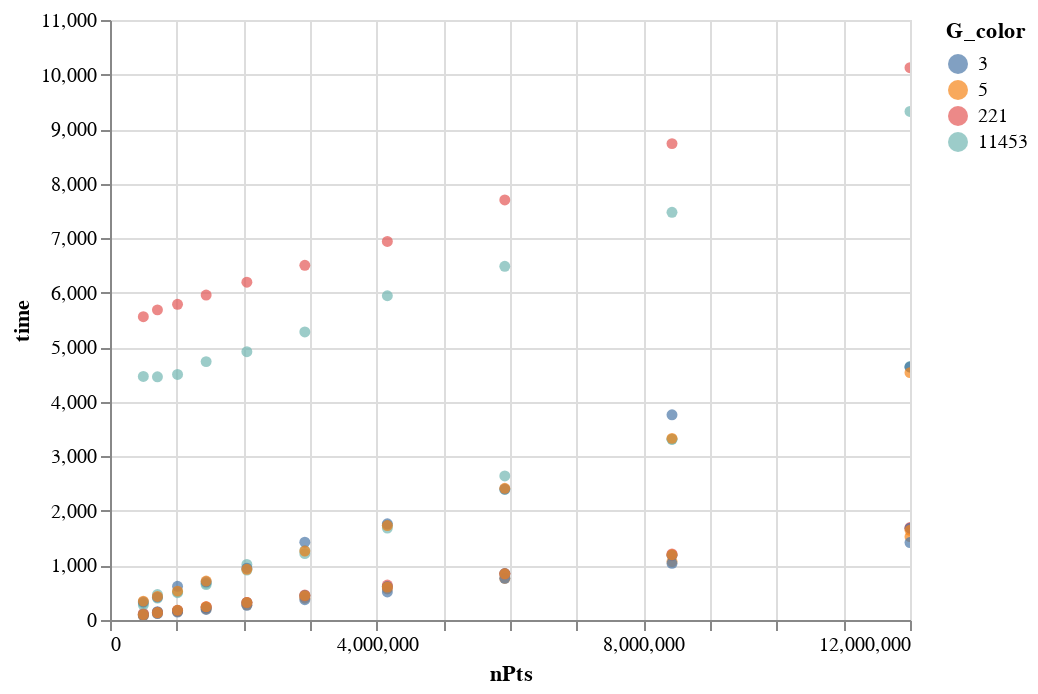

The cell this chart's notebook holds for it:
### Code cell
alt.Chart(color_bar).mark_circle().encode(
    y = "time",
    x = "nPts",
    color = alt.Color("G_color",type="nominal")
).interactive()

### Figure 1 — Vega-Lite specification as saved in the notebook (floating-point values rounded to 4 significant figures)
{"config": {"view": {"continuousWidth": 400, "continuousHeight": 300}}, "data": {"name": "data-76280be294f032a4d2b156bc4e6e33e1"}, "mark": "circle", "encoding": {"color": {"type": "nominal", "field": "G_color"}, "x": {"type": "quantitative", "field": "nPts"}, "y": {"type": "quantitative", "field": "time"}}, "selection": {"selector002": {"type": "interval", "bind": "scales", "encodings": ["x", "y"]}}, "$schema": "https://vega.github.io/schema/vega-lite/v4.8.1.json", "datasets": {"data-76280be294f032a4d2b156bc4e6e33e1": [{"nPts": 499999, "time": 78.94, "G_axes": 3, "G_color": 5, "ga*gc": 15}, {"nPts": 499999, "time": 119.9, "G_axes": 3, "G_color": 221, "ga*gc": 663}, {"nPts": 499999, "time": 274.3, "G_axes": 3, "G_color": 11453, "ga*gc": 34359}, {"nPts": 499999, "time": 80.22, "G_axes": 5, "G_color": 3, "ga*gc": 15}, {"nPts": 499999, "time": 103.9, "G_axes": 5, "G_color": 221, "ga*gc": 1105}, {"nPts": 499999, "time": 313.0, "G_axes": 5, "G_color": 11453, "ga*gc": 57265}, {"nPts": 499999, "time": 101.5, "G_axes": 221, "G_color": 3, "ga*gc": 663}, {"nPts": 499999, "time": 100.8, "G_axes": 221, "G_color": 5, "ga*gc": 1105}, {"nPts": 499999, "time": 4465.0, "G_axes": 221, "G_color": 11453, "ga*gc": 2531113}, {"nPts": 499999, "time": 330.8, "G_axes": 11453, "G_color": 3, "ga*gc": 34359}, {"nPts": 499999, "time": 346.2, "G_axes": 11453, "G_color": 5, "ga*gc": 57265}, {"nPts": 499999, "time": 5561.0, "G_axes": 11453, "G_color": 221, "ga*gc": 2531113}, {"nPts": 711748, "time": 119.5, "G_axes": 3, "G_color": 5, "ga*gc": 15}, {"nPts": 711748, "time": 141.7, "G_axes": 3, "G_color": 221, "ga*gc": 663}, {"nPts": 711748, "time": 466.3, "G_axes": 3, "G_color": 11453, "ga*gc": 34359}, {"nPts": 711748, "time": 116.9, "G_axes": 5, "G_color": 3, "ga*gc": 15}, {"nPts": 711748, "time": 143.4, "G_axes": 5, "G_color": 221, "ga*gc": 1105}, {"nPts": 711748, "time": 401.1, "G_axes": 5, "G_color": 11453, "ga*gc": 57265}, {"nPts": 711748, "time": 152.2, "G_axes": 221, "G_color": 3, "ga*gc": 663}, {"nPts": 711748, "time": 137.3, "G_axes": 221, "G_color": 5, "ga*gc": 1105}, {"nPts": 711748, "time": 4459.0, "G_axes": 221, "G_color": 11453, "ga*gc": 2531113}, {"nPts": 711748, "time": 419.1, "G_axes": 11453, "G_color": 3, "ga*gc": 34359}, {"nPts": 711748, "time": 431.4, "G_axes": 11453, "G_color": 5, "ga*gc": 57265}, {"nPts": 711748, "time": 5686.0, "G_axes": 11453, "G_color": 221, "ga*gc": 2531113}, {"nPts": 1013173, "time": 153.5, "G_axes": 3, "G_color": 5, "ga*gc": 15}, {"nPts": 1013173, "time": 168.8, "G_axes": 3, "G_color": 221, "ga*gc": 663}, {"nPts": 1013173, "time": 500.2, "G_axes": 3, "G_color": 11453, "ga*gc": 34359}, {"nPts": 1013173, "time": 144.5, "G_axes": 5, "G_color": 3, "ga*gc": 15}, {"nPts": 1013173, "time": 181.4, "G_axes": 5, "G_color": 221, "ga*gc": 1105}, {"nPts": 1013173, "time": 520.5, "G_axes": 5, "G_color": 11453, "ga*gc": 57265}, {"nPts": 1013173, "time": 174.1, "G_axes": 221, "G_color": 3, "ga*gc": 663}, {"nPts": 1013173, "time": 178.5, "G_axes": 221, "G_color": 5, "ga*gc": 1105}, {"nPts": 1013173, "time": 4502.0, "G_axes": 221, "G_color": 11453, "ga*gc": 2531113}, {"nPts": 1013173, "time": 617.4, "G_axes": 11453, "G_color": 3, "ga*gc": 34359}, {"nPts": 1013173, "time": 529.3, "G_axes": 11453, "G_color": 5, "ga*gc": 57265}, {"nPts": 1013173, "time": 5788.0, "G_axes": 11453, "G_color": 221, "ga*gc": 2531113}, {"nPts": 1442249, "time": 202.8, "G_axes": 3, "G_color": 5, "ga*gc": 15}, {"nPts": 1442249, "time": 236.7, "G_axes": 3, "G_color": 221, "ga*gc": 663}, {"nPts": 1442249, "time": 650.2, "G_axes": 3, "G_color": 11453, "ga*gc": 34359}, {"nPts": 1442249, "time": 194.2, "G_axes": 5, "G_color": 3, "ga*gc": 15}, {"nPts": 1442249, "time": 244.3, "G_axes": 5, "G_color": 221, "ga*gc": 1105}, {"nPts": 1442249, "time": 675.0, "G_axes": 5, "G_color": 11453, "ga*gc": 57265}, {"nPts": 1442249, "time": 228.1, "G_axes": 221, "G_color": 3, "ga*gc": 663}, {"nPts": 1442249, "time": 242.6, "G_axes": 221, "G_color": 5, "ga*gc": 1105}, {"nPts": 1442249, "time": 4737.0, "G_axes": 221, "G_color": 11453, "ga*gc": 2531113}, {"nPts": 1442249, "time": 700.5, "G_axes": 11453, "G_color": 3, "ga*gc": 34359}, {"nPts": 1442249, "time": 714.2, "G_axes": 11453, "G_color": 5, "ga*gc": 57265}, {"nPts": 1442249, "time": 5958.0, "G_axes": 11453, "G_color": 221, "ga*gc": 2531113}, {"nPts": 2053039, "time": 277.7, "G_axes": 3, "G_color": 5, "ga*gc": 15}, {"nPts": 2053039, "time": 322.7, "G_axes": 3, "G_color": 221, "ga*gc": 663}, {"nPts": 2053039, "time": 1019.0, "G_axes": 3, "G_color": 11453, "ga*gc": 34359}, {"nPts": 2053039, "time": 268.3, "G_axes": 5, "G_color": 3, "ga*gc": 15}, {"nPts": 2053039, "time": 320.0, "G_axes": 5, "G_color": 221, "ga*gc": 1105}, {"nPts": 2053039, "time": 916.4, "G_axes": 5, "G_color": 11453, "ga*gc": 57265}, {"nPts": 2053039, "time": 318.9, "G_axes": 221, "G_color": 3, "ga*gc": 663}, {"nPts": 2053039, "time": 319.4, "G_axes": 221, "G_color": 5, "ga*gc": 1105}, {"nPts": 2053039, "time": 4919.0, "G_axes": 221, "G_color": 11453, "ga*gc": 2531113}, {"nPts": 2053039, "time": 949.7, "G_axes": 11453, "G_color": 3, "ga*gc": 34359}, {"nPts": 2053039, "time": 929.1, "G_axes": 11453, "G_color": 5, "ga*gc": 57265}, {"nPts": 2053039, "time": 6192.0, "G_axes": 11453, "G_color": 221, "ga*gc": 2531113}, {"nPts": 2922496, "time": 400.4, "G_axes": 3, "G_color": 5, "ga*gc": 15}, {"nPts": 2922496, "time": 459.9, "G_axes": 3, "G_color": 221, "ga*gc": 663}, {"nPts": 2922496, "time": 1216.0, "G_axes": 3, "G_color": 11453, "ga*gc": 34359}, {"nPts": 2922496, "time": 371.4, "G_axes": 5, "G_color": 3, "ga*gc": 15}, {"nPts": 2922496, "time": 444.3, "G_axes": 5, "G_color": 221, "ga*gc": 1105}, {"nPts": 2922496, "time": 1271.0, "G_axes": 5, "G_color": 11453, "ga*gc": 57265}, {"nPts": 2922496, "time": 448.4, "G_axes": 221, "G_color": 3, "ga*gc": 663}, {"nPts": 2922496, "time": 446.5, "G_axes": 221, "G_color": 5, "ga*gc": 1105}, {"nPts": 2922496, "time": 5281.0, "G_axes": 221, "G_color": 11453, "ga*gc": 2531113}, {"nPts": 2922496, "time": 1426.0, "G_axes": 11453, "G_color": 3, "ga*gc": 34359}, {"nPts": 2922496, "time": 1264.0, "G_axes": 11453, "G_color": 5, "ga*gc": 57265}, {"nPts": 2922496, "time": 6502.0, "G_axes": 11453, "G_color": 221, "ga*gc": 2531113}, {"nPts": 4160167, "time": 569.3, "G_axes": 3, "G_color": 5, "ga*gc": 15}, {"nPts": 4160167, "time": 609.4, "G_axes": 3, "G_color": 221, "ga*gc": 663}, {"nPts": 4160167, "time": 1686.0, "G_axes": 3, "G_color": 11453, "ga*gc": 34359}, {"nPts": 4160167, "time": 513.7, "G_axes": 5, "G_color": 3, "ga*gc": 15}, {"nPts": 4160167, "time": 640.1, "G_axes": 5, "G_color": 221, "ga*gc": 1105}, {"nPts": 4160167, "time": 1739.0, "G_axes": 5, "G_color": 11453, "ga*gc": 57265}, {"nPts": 4160167, "time": 613.6, "G_axes": 221, "G_color": 3, "ga*gc": 663}, {"nPts": 4160167, "time": 603.8, "G_axes": 221, "G_color": 5, "ga*gc": 1105}, {"nPts": 4160167, "time": 5945.0, "G_axes": 221, "G_color": 11453, "ga*gc": 2531113}, {"nPts": 4160167, "time": 1764.0, "G_axes": 11453, "G_color": 3, "ga*gc": 34359}, {"nPts": 4160167, "time": 1731.0, "G_axes": 11453, "G_color": 5, "ga*gc": 57265}, {"nPts": 4160167, "time": 6940.0, "G_axes": 11453, "G_color": 221, "ga*gc": 2531113}, {"nPts": 5921989, "time": 760.8, "G_axes": 3, "G_color": 5, "ga*gc": 15}, {"nPts": 5921989, "time": 851.9, "G_axes": 3, "G_color": 221, "ga*gc": 663}, {"nPts": 5921989, "time": 2641.0, "G_axes": 3, "G_color": 11453, "ga*gc": 34359}, {"nPts": 5921989, "time": 764.7, "G_axes": 5, "G_color": 3, "ga*gc": 15}, {"nPts": 5921989, "time": 845.7, "G_axes": 5, "G_color": 221, "ga*gc": 1105}, {"nPts": 5921989, "time": 2393.0, "G_axes": 5, "G_color": 11453, "ga*gc": 57265}, {"nPts": 5921989, "time": 851.1, "G_axes": 221, "G_color": 3, "ga*gc": 663}, {"nPts": 5921989, "time": 847.2, "G_axes": 221, "G_color": 5, "ga*gc": 1105}, {"nPts": 5921989, "time": 6485.0, "G_axes": 221, "G_color": 11453, "ga*gc": 2531113}, {"nPts": 5921989, "time": 2400.0, "G_axes": 11453, "G_color": 3, "ga*gc": 34359}, {"nPts": 5921989, "time": 2415.0, "G_axes": 11453, "G_color": 5, "ga*gc": 57265}, {"nPts": 5921989, "time": 7702.0, "G_axes": 11453, "G_color": 221, "ga*gc": 2531113}, {"nPts": 8429939, "time": 1071.0, "G_axes": 3, "G_color": 5, "ga*gc": 15}, {"nPts": 8429939, "time": 1212.0, "G_axes": 3, "G_color": 221, "ga*gc": 663}, {"nPts": 8429939, "time": 3315.0, "G_axes": 3, "G_color": 11453, "ga*gc": 34359}, {"nPts": 8429939, "time": 1038.0, "G_axes": 5, "G_color": 3, "ga*gc": 15}, {"nPts": 8429939, "time": 1192.0, "G_axes": 5, "G_color": 221, "ga*gc": 1105}, {"nPts": 8429939, "time": 3314.0, "G_axes": 5, "G_color": 11453, "ga*gc": 57265}, {"nPts": 8429939, "time": 1187.0, "G_axes": 221, "G_color": 3, "ga*gc": 663}, {"nPts": 8429939, "time": 1195.0, "G_axes": 221, "G_color": 5, "ga*gc": 1105}, {"nPts": 8429939, "time": 7475.0, "G_axes": 221, "G_color": 11453, "ga*gc": 2531113}, {"nPts": 8429939, "time": 3761.0, "G_axes": 11453, "G_color": 3, "ga*gc": 34359}, {"nPts": 8429939, "time": 3330.0, "G_axes": 11453, "G_color": 5, "ga*gc": 57265}, {"nPts": 8429939, "time": 8734.0, "G_axes": 11453, "G_color": 221, "ga*gc": 2531113}, {"nPts": 12000000, "time": 1529.0, "G_axes": 3, "G_color": 5, "ga*gc": 15}, {"nPts": 12000000, "time": 1695.0, "G_axes": 3, "G_color": 221, "ga*gc": 663}, {"nPts": 12000000, "time": 4634.0, "G_axes": 3, "G_color": 11453, "ga*gc": 34359}, {"nPts": 12000000, "time": 1420.0, "G_axes": 5, "G_color": 3, "ga*gc": 15}, {"nPts": 12000000, "time": 1683.0, "G_axes": 5, "G_color": 221, "ga*gc": 1105}, {"nPts": 12000000, "time": 4647.0, "G_axes": 5, "G_color": 11453, "ga*gc": 57265}, {"nPts": 12000000, "time": 1684.0, "G_axes": 221, "G_color": 3, "ga*gc": 663}, {"nPts": 12000000, "time": 1644.0, "G_axes": 221, "G_color": 5, "ga*gc": 1105}, {"nPts": 12000000, "time": 9324.0, "G_axes": 221, "G_color": 11453, "ga*gc": 2531113}, {"nPts": 12000000, "time": 4639.0, "G_axes": 11453, "G_color": 3, "ga*gc": 34359}, {"nPts": 12000000, "time": 4535.0, "G_axes": 11453, "G_color": 5, "ga*gc": 57265}, {"nPts": 12000000, "time": 10130.0, "G_axes": 11453, "G_color": 221, "ga*gc": 2531113}]}}
